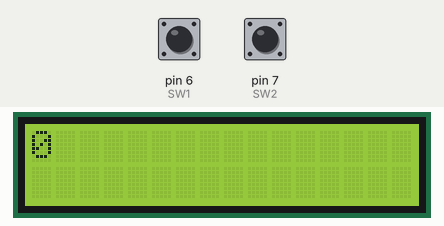
Recording of a sketch running on a simulated Arduino Uno, built with avr-gcc and run on an emulated ATmega328P. Shown: 16×2 character LCD. The inputs (shaded band) are chosen by the test bench; at power-on: pin 6 (SW1) HIGH, pin 7 (SW2) HIGH.

Above: at 1.2 s.
1.3 s: pin 6 (SW1) pulled LOW for 3.2 s
At 1.9 s:
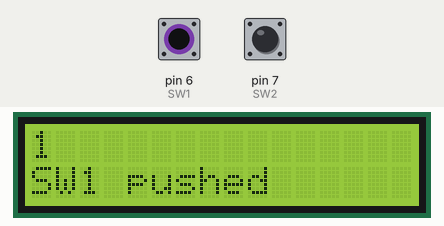
6.0 s: pin 7 (SW2) pulled LOW for 3.2 s
At 10.4 s:
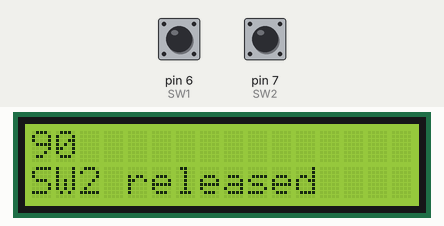
10.7 s: pin 6 (SW1) pulled LOW for 0.15 s
At 12.0 s:
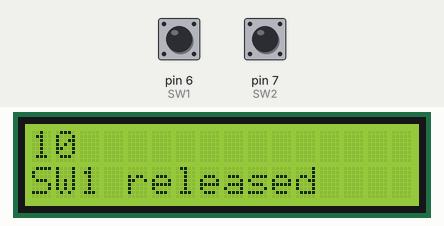
12.3 s: pin 7 (SW2) pulled LOW for 0.15 s
At 12.37 s:
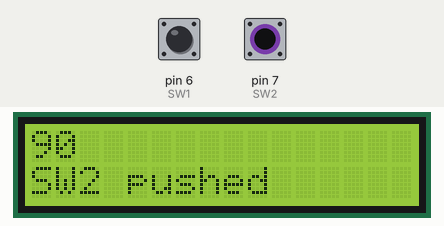
13.9 s: pin 7 (SW2) driven LOW
At 16.8 s:
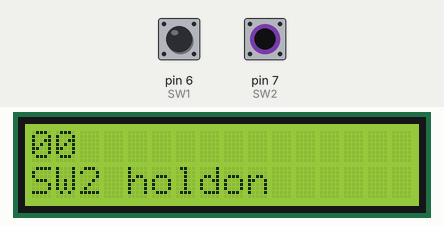
16.9 s: pin 6 (SW1) pulled LOW for 3.2 s
Timing chart, 0 to 19.9 s (numbered marks = the images above; inputs shaded):
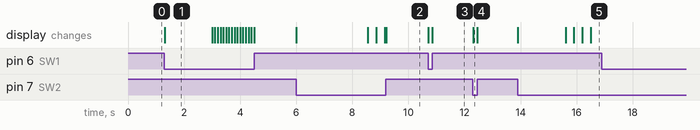

Measured:
- after the input at 1.3 s, the display: changes at once (image 1)
- after the input at 6.0 s, the display: first changes at once (image 2 shows a later state)
- after the input at 10.7 s, the display: first changes at once (image 3 shows a later state)
- after the input at 12.3 s, the display: changes at once (image 4)
- after the input at 13.9 s, the display: first changes at once (image 5 shows a later state)
- after the input at 16.9 s, every drawn part: stays the same
- what the display in image 1 shows lasts 1.7 s, from 1.3 s to 3.0 s

The sketch:

sw_process_test1.ino
```cpp
/* Test of sw_process.h
 *  Using Sunhayato AS-E401 LCD/Switch shield
*/

/* Sunhayato AS-E401 LCD/Switch shield default setting
 *
 *  LCD       :  Arudino
 *  DB7       : 2
 *  DB6       : 3
 *  DB5       : 4
 *  DB5       : 5
 *  E         : 11
 *  RS        : 12
 *  backlight : 5V
 *  SW1       : 6
 *  SW2       : 7
 */

// include the library code:
#include <LiquidCrystal.h>
#include <MsTimer2.h>
#include "sw_process.h"

// initialize the library with the numbers of the interface pins
LiquidCrystal lcd(12, 11, 5, 4, 3, 2);

#define SW1 6
#define SW2 7
#define MAX_COUNT 100
sw_process(SW1,SW1)
sw_process(SW2,SW2)

int count=0;
int waittime=10;
int en_quick=0;

void setup() {
  // put your setup code here, to run once:
  lcd.begin(16,2);
  pinMode(SW1, INPUT);
  pinMode(SW2, INPUT);
}

void loop() {
  // put your main code here, to run repeatedly:

  sw_SW1_process(!digitalRead(SW1));
  sw_SW2_process(!digitalRead(SW2));

  lcd.setCursor(0,0);
  lcd.print(count);
//  delay(waittime);
}

void sw_SW1_push()
{
  countup();
  lcd_clearline(1);
  lcd.setCursor(0,1);
  lcd.print("SW1 pushed");
}

void sw_SW1_release()
{
  MsTimer2::stop();
  en_quick=0;
  lcd_clearline(1);
  lcd.setCursor(0,1);
  lcd.print("SW1 released");
}

void sw_SW1_hold()
{
  MsTimer2::set(100,enable_quick);
  MsTimer2::start();
  lcd_clearline(1);
  lcd.setCursor(0,1);
  lcd.print("SW1 hold");
}

void sw_SW1_wpush()
{
}

void sw_SW1_holdon()
{
  if(en_quick) {
    en_quick=0;
    countup();
  lcd_clearline(1);
  lcd.setCursor(0,1);
  lcd.print("SW1 holdon");
  }
}

void enable_quick()
{
  en_quick=1;
}

void sw_SW2_push()
{
  countdown();
  lcd_clearline(1);
  lcd.setCursor(0,1);
  lcd.print("SW2 pushed");
}

void sw_SW2_release()
{
  MsTimer2::stop();
  en_quick=0;
  lcd_clearline(1);
  lcd.setCursor(0,1);
  lcd.print("SW2 released");
}

void sw_SW2_hold()
{
  MsTimer2::set(100,enable_quick);
  MsTimer2::start();
  lcd_clearline(1);
  lcd.setCursor(0,1);
  lcd.print("SW2 hold");
}

void sw_SW2_wpush()
{
}

void sw_SW2_holdon()
{
  if(en_quick) {
    en_quick=0;
    countdown();
  }
  lcd_clearline(1);
  lcd.setCursor(0,1);
  lcd.print("SW2 holdon");
}

void lcd_clearline(int line)
{
  lcd.setCursor(0,line);
  lcd.print("                ");
}

void countup()
{
  if(count!=MAX_COUNT) {
    count++;
  }
}

void countdown()
{
  if(count!=0) {
    count--;
  }
}
```

sw_process.h
```cpp
/* library for switches for Arduino
 based on sw_process by ZEATEC co., ltd. (http://www.zeatec.jp/efellows/susume/tyuukyuu1-8.php)
 */

/* part of header of original sw_process */

/*****************************************************************************************
スイッチ用ライブラリ 2015/4/7作成

□提供元
ZEATEC co.,ltd.

□ご利用について
転載・無断使用可です。このライブラリを使用した上での不具合等に関しては、いかなる内容におい
ても一切の責任を追わないものとします。

□使用方法
#include "sw_process.c"をヘッダーに追加してsw_process()をメインループに入れてください。下記
の関数を追加することでそれぞれの動作の時に呼び出されます。下記サンプルはRA1のみです。それ以
外の入力に関してはRA1を参考に追記してください。

sw_a1には現在値を取得しています。

*/

/* usage

   (1) Call macro do define everything

       sw_process(pinNo,id);

   in the front matter

   (2) Define functions and implement process for each switch action

       void sw_##id##_push();
       void sw_##id##_release();
       void sw_##id##_hold();
       void sw_##id##_wpush();
       void sw_##id##_holdon();

   (3) call

       sw_##id##_process(int button_status);

	   where buttun_status is the status of the button (for e.g. digitalWrite(pinNO))

	in loop

*/

/*
*****************************************************************************************/

#define sw_process(BUTTON,ID)								\
  int sw_##ID = 0; /* #ID の現在値  */						\
  long holdup_##ID = 5000; /*長押し判定値 */				\
  long holdcount_##ID = 0; /* 押しているカウント値 */		\
  long releaseup_##ID = 10000; /* 放している時の判定値 */	\
  long releasecount_##ID = 0; /* 放しているカウント値 */	\
  long history_##ID = 0; /* スイッチの履歴 */				\
  															\
  void sw_##ID##_push();									\
  void sw_##ID##_release();									\
  void sw_##ID##_hold();									\
  void sw_##ID##_holdon();									\
  void sw_##ID##ID_wpush();									\
  															\
  void sw_##ID##_process(int sw){							\
  															\
	if(sw==1){													\
	  if(holdcount_##ID<holdup_##ID){							\
		holdcount_##ID++;										\
	  }else if(holdcount_##ID==holdup_##ID){					\
		holdcount_##ID++;										\
		sw_##ID##_hold();										\
	  }else{													\
		releasecount_##ID = releaseup_##ID;						\
		sw_##ID##_holdon();										\
	  }															\
	}else{														\
	  holdcount_##ID = 0;										\
	}															\
																\
	if(history_##ID == 0 && history_##ID != holdcount_##ID){	\
	  sw_##ID##_push();											\
	  releasecount_##ID = releasecount_##ID + releaseup_##ID;	\
	}															\
	if(history_##ID != 0 && holdcount_##ID == 0){				\
	  sw_##ID##_release();										\
	}															\
	if(releasecount_##ID>0){									\
	  releasecount_##ID--;										\
	  if(releasecount_##ID>releaseup_##ID){						\
		sw_##ID##_wpush();										\
		releasecount_##ID = 0;									\
	  }															\
	}															\
	history_##ID = holdcount_##ID;								\
  }
```
